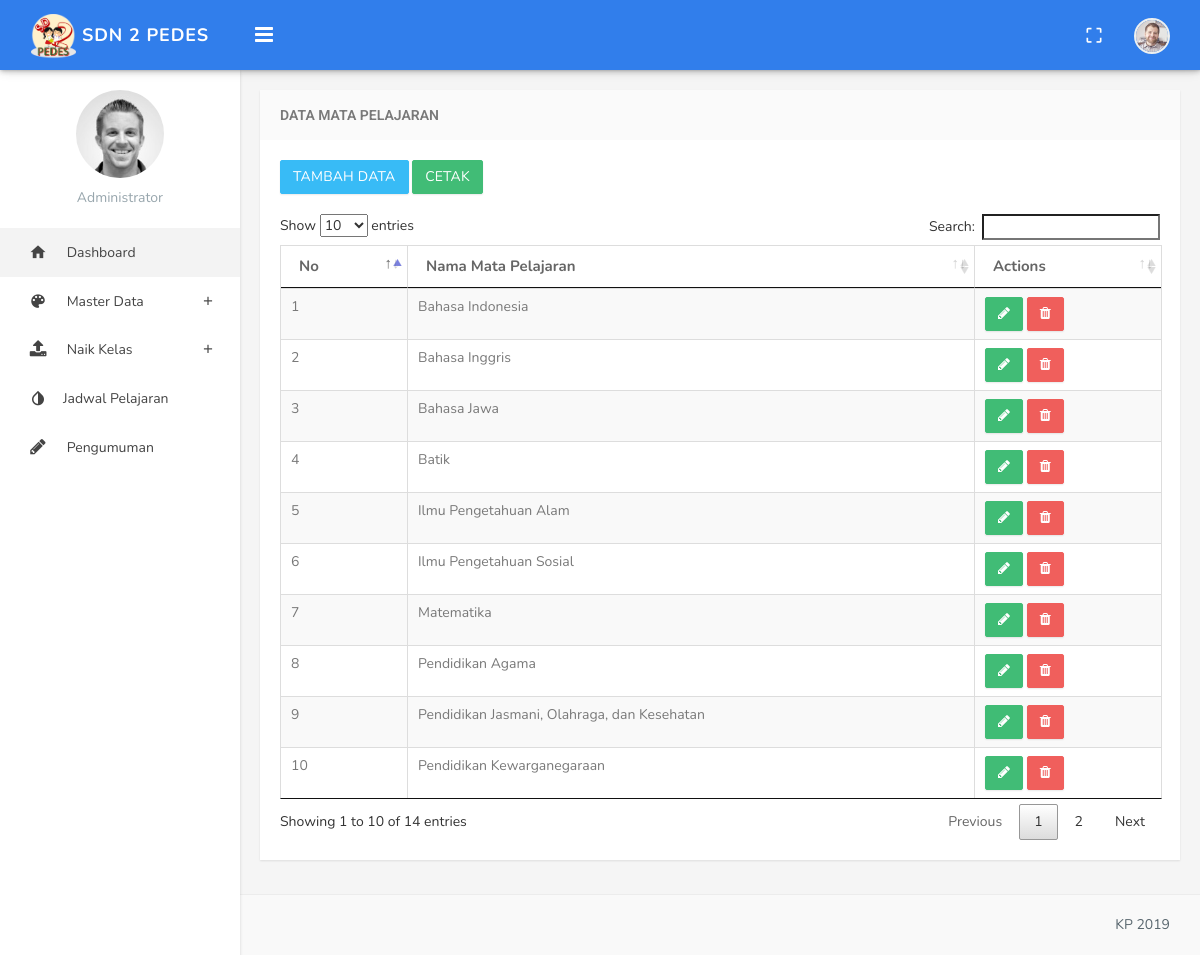
Screenshot of /index.php/admin/lihatdata/mapel with the database file from the repository.
### tables this page shows
CREATE TABLE `mapel` (
  `id` int(5) NOT NULL,
  `nama_mapel` varchar(50) NOT NULL
);

### application/controllers/admin/Lihatdata.php (called while the page is built, shortened)
<?php
class Lihatdata extends CI_Controller
{
	public function mapel()
	{
		$data['mapel'] = $this->db->get('mapel')->result();
		$this->load->view('admin/lihatdata/mapel/index',$data);
	}
}

### index.php (called while the page is built, shortened)
<?php
require_once BASEPATH.'core/CodeIgniter.php';

### application/views/admin/lihatdata/mapel/index.php (the view, shortened to what this page needs)
<!DOCTYPE html>
<html>
<head>
</head>
<body class="fixed-left">
    <div id="wrapper">
        <div class="content-page">
            <div class="content">
                <div class="container">
                    <div class="row">
                        <div class="col-sm-12">
                            <div class="panel panel-default">
                                <div class="panel-heading"><h3 class="panel-title">Data Mata Pelajaran</h3></div>
                                <div class="panel-body">
                                    <a href="<?php echo site_url('admin/inputdata/inputmapel');?>" class="btn btn-info" style="margin-bottom: 20px;">TAMBAH DATA</a>
                                    <a href="<?=site_url('admin/lihatdata/cetakmapel');?>" class="btn btn-success" style=" margin-bottom: 20px" target="_blank">CETAK</a>
                                    <table class="datatables table table-bordered table-striped" >
                                        <thead>
                                            <tr>
                                                <th>No</th>
                                                <th>Nama Mata Pelajaran</th>
                                                <th>Actions</th>
                                            </tr>
                                        </thead>
                                        <tbody>
                                            <?php $nomor = 1; ?>
                                            <?php foreach($mapel as $sw) : ?>
                                                <tr class="gradeX">
                                                    <td><?= $nomor;?> </td>
                                                    <?php $nomor++;?>
                                                    <td><?= $sw->nama_mapel; ?></td>
                                                    <td class="actions">
                                                        <a class="btn btn-success" href="<?= site_url('admin/lihatdata/editmapel/'.$sw->id);?>" class="on-default edit-row"><i class="fa fa-pencil" siswa="<?= $sw->id;?>"></i></a>
                                                        <a class="btn btn-danger" href="" class="on-default remove-row"><i class="fa fa-trash" siswa="<?= $sw->id;?>"></i></a>
                                                    </td>
                                                </tr>
                                            <?php endforeach; ?>
                                        </tbody>
                                    </table>
                                </div>
                            </div>
                        </div>
                    </div>
                </div>
            </div>
            <footer class="footer text-right">
                KP 2019
            </footer>
        </div>
</div>
</body>
</html>

### assets/blue/css/style.css (style rules this page uses)
body { background: #f5f5f5; margin: 0; -webkit-text-size-adjust: 100%; font-family: 'Nunito', sans-serif; }
h1, h2, h3, h4, h5, h6 { margin: 10px 0; }
h3 { line-height: 30px; }
h1, h2, h3, h4, h5, h6 { font-family: 'Roboto', sans-serif; color: #505458; }
* { outline: none !important; }
.container { width: auto; }
.footer { color: #58666e; position: absolute; width: 100%; bottom: 0px; padding: 20px 30px; background-color: #f9f9f9; border-top: 1px solid rgba(0, 0, 0, 0.05); }
#wrapper { width: 100%; height: 100%; position: relative; overflow: hidden; }
.row { margin-right: -10px; margin-left: -10px; }
.col-lg-1, .col-lg-10, .col-lg-11, .col-lg-12, .col-lg-2, .col-lg-3, .col-lg-4, .col-lg-5, .col-lg-6, .col-lg-7, .col-lg-8, .col-lg-9, .col-md-1, .col-md-10, .col-md-11, .col-md-12, .col-md-2, .col-md-3, .col-md-4, .col-md-5, .col-md-6, .col-md-7, .col-md-8, .col-md-9, .col-sm-1, .col-sm-10, .col-sm-11, .col-sm-12, .col-sm-2, .col-sm-3, .col-sm-4, .col-sm-5, .col-sm-6, .col-sm-7, .col-sm-8, .col-sm-9, .col-xs-1, .col-xs-10, .col-xs-11, .col-xs-12, .col-xs-2, .col-xs-3, .col-xs-4, .col-xs-5, .col-xs-6, .col-xs-7, .col-xs-8, .col-xs-9 { padding-left: 10px; padding-right: 10px; }
.panel { border: none; border-radius: 0px; margin-bottom: 20px; -webkit-box-shadow: 0px 1px 2px 0px rgba(0,0,0,0.1); -moz-box-shadow: 0px 1px 2px 0px rgba(0,0,0,0.1); box-shadow: 0px 1px 2px 0px rgba(0,0,0,0.1); }
.panel .panel-body { padding: 20px; }
.panel-heading { border-radius: 0; border: none !important; padding: 10px 20px; }
.panel-default>.panel-heading { color: #797979; background-color: #fafafa; border-bottom: none; }
.panel-title { font-size: 14px; text-transform: uppercase; font-weight: 600; margin-bottom: 0; margin-top: 0; }
.btn { border-radius: 2px; font-family: 'Nunito', sans-serif; letter-spacing: 0.2px; opacity: 0.93; -webkit-box-shadow: 0px 1px 2px 0px rgba(0,0,0,0.1); -moz-box-shadow: 0px 1px 2px 0px rgba(0,0,0,0.1); box-shadow: 0px 1px 2px 0px rgba(0,0,0,0.1); }
.btn-primary,.btn-success,.btn-info,.btn-warning,.btn-danger,.btn-inverse,.btn-purple,.btn-pink { color: #FFFFFF !important; }
.btn-success,.btn-success:hover,.btn-success:focus,.btn-success:active, .btn-success.active, .btn-success.focus, .btn-success:active, .btn-success:focus, .btn-success:hover, .open>.dropdown-toggle.btn-success { background-color: #33b86c; border: 1px solid #33b86c; }
.btn-info,.btn-info:hover,.btn-info:focus,.btn-info:active, .btn-info.active, .btn-info.focus, .btn-info:active, .btn-info:focus, .btn-info:hover, .open>.dropdown-toggle.btn-info { background-color: #29b6f6; border: 1px solid #29b6f6; }
.btn-danger,.btn-danger:active,.btn-danger:focus,.btn-danger:hover, .btn-danger.active, .btn-danger.focus, .btn-danger:active, .btn-danger:focus, .btn-danger:hover, .open>.dropdown-toggle.btn-danger { background-color: #ef5350; border: 1px solid #ef5350; }
.content-page { margin-left: 240px; overflow: hidden; position: relative; min-height: 940px; }
.content-page > .content { margin-top: 70px; margin-bottom: 60px; padding: 20px 5px 15px 5px; position: relative; }
.table { margin-bottom: 10px; }
tbody { color: #797979; }
th { font-size: 15px; color: #666; }

### rows the page displays
mapel: nama_mapel "Bahasa Indonesia"
mapel: nama_mapel "Bahasa Inggris"
mapel: nama_mapel "Bahasa Jawa"
mapel: nama_mapel "Batik"
mapel: nama_mapel "Ilmu Pengetahuan Alam"
mapel: nama_mapel "Ilmu Pengetahuan Sosial"
mapel: nama_mapel "Matematika"
mapel: nama_mapel "Pendidikan Agama"
mapel: nama_mapel "Pendidikan Jasmani, Olahraga, dan Kesehatan"
mapel: nama_mapel "Pendidikan Kewarganegaraan"
